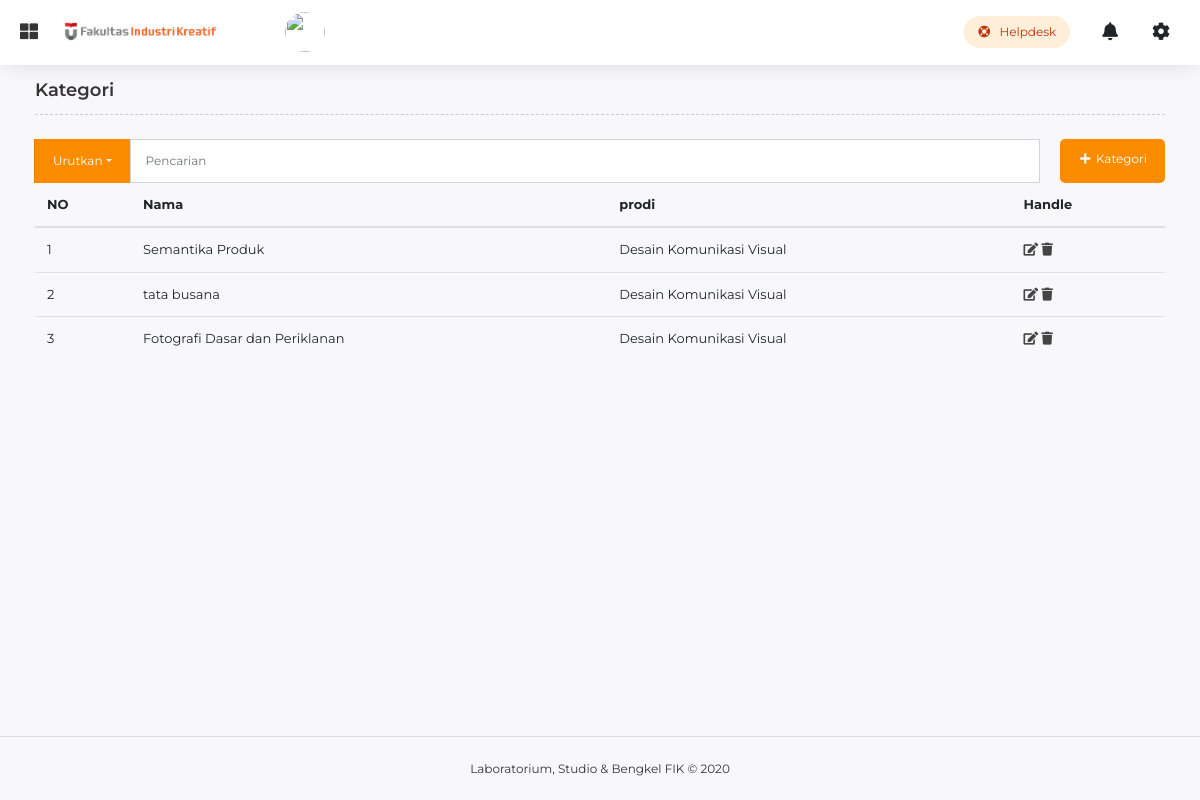
/index.php/sub_kategori, run on an earlier commit of the app's database.
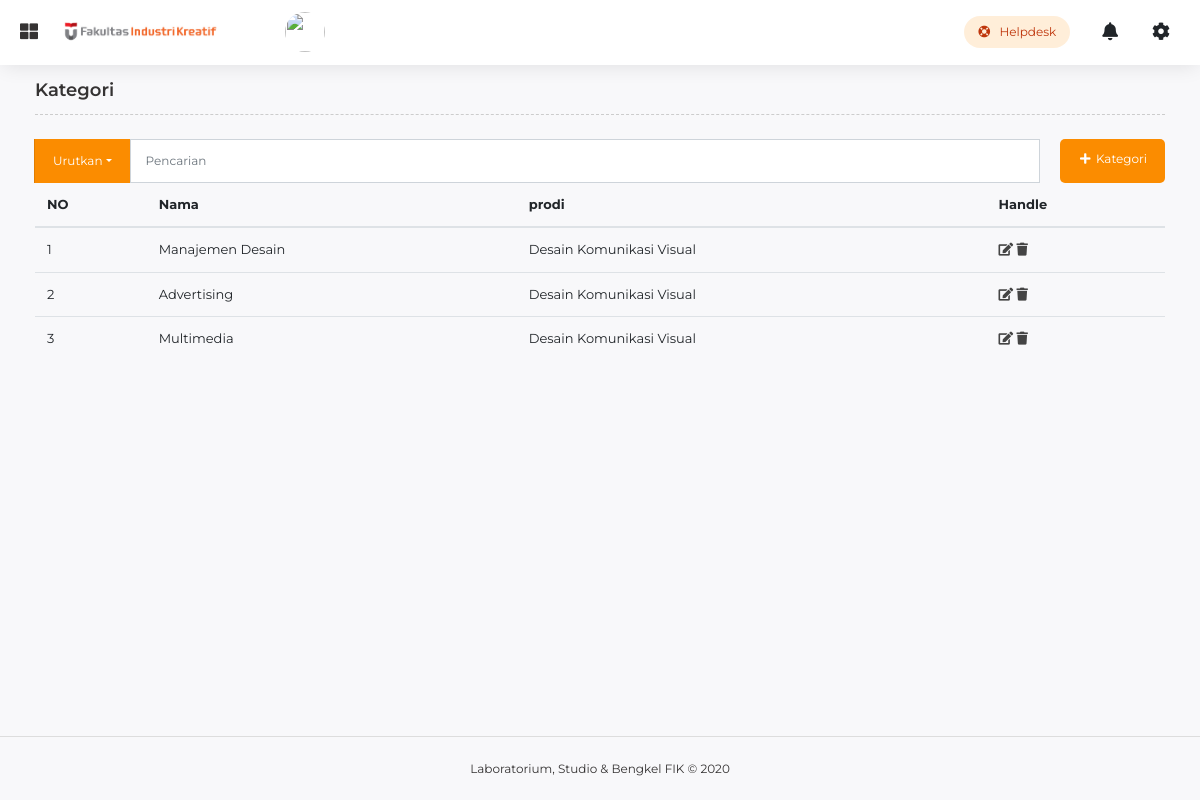
And on a later commit of the database.
### tables this page shows
CREATE TABLE `child_kategori` (
  `id_ck` int(11) NOT NULL,
  `id_kategori` int(11) NOT NULL,
  `nama_child` varchar(128) NOT NULL,
  `post_update` timestamp NOT NULL DEFAULT current_timestamp()
);

CREATE TABLE `kategori` (
  `id_kategori` int(11) NOT NULL,
  `nama_kategori` varchar(255) NOT NULL,
  `slug_kategori` varchar(255) NOT NULL,
  `urutan` int(11) DEFAULT NULL,
  `tanggal_update` timestamp NOT NULL DEFAULT current_timestamp()
);

### application/controllers/Sub_kategori.php (called while the page is built, shortened)
<?php
class Sub_kategori extends CI_Controller
{
    public function __construct()
    {
        $this->load->model('kategori_model');
        $this->load->library('form_validation');
    }
    public function index()
    {
        $kategori = $this->kategori_model->listing();
        $data = array(
            'title'     =>  'Kategori',
            'user'      =>  $this->db->get_where('user', ['username' => $this->session->userdata('username')])->row_array(),
            'kategori'  =>  $kategori
        );
        $this->load->view('templates/dashboard/headerAdmin', $data);
        $this->load->view('templates/dashboard/sidebarAdmin', $data);
        $this->load->view('sub_kategori/L_kategori', $data);
        $this->load->view('templates/dashboard/footer');
    }
}

### index.php (called while the page is built, shortened)
<?php
require_once BASEPATH.'core/CodeIgniter.php';

### application/models/Kategori_model.php (called while the page is built, shortened)
<?php
class Kategori_model extends CI_Model
{
    public function listing()
    {
        $this->db->select('child_kategori.*,
        kategori.nama_kategori');
        $this->db->from('child_kategori');
        $this->db->join('kategori', 'kategori.id_kategori = child_kategori.id_kategori', 'left');
        $this->db->group_by('child_kategori.id_ck');
        $this->db->order_by('id_ck', 'desc');
        $query = $this->db->get();
        return $query->result();
    }
}

### application/views/sub_kategori/L_kategori.php (the view, shortened to what this page needs)
<main class="akun-container">
    <div class="container-fluid">
        <div class="fik-section-title2">
            <h5><?= $title ?></h5>
        </div>
        <div class="input-group">
            <div class="input-group-append">
                <button class="btn btn-primary dropdown-toggle" type="button" data-toggle="dropdown" aria-haspopup="true" aria-expanded="false" style="border-left:1px solid rgba(0,0,0,.1);">Urutkan</button>
            </div>
            <input type="text" class="form-control" aria-label="Text input with dropdown button" placeholder="Pencarian">
            <a class="btn btn-primary" href="<?= base_url('sub_kategori/tambah') ?>" style="margin-left: 20px;"><span class="fas fa-fw fa-plus"></span> Kategori </a>
        </div>
        <div class="table-responsive admin-list">
            <table class="table">
                <thead>
                    <tr>
                        <th scope="col">NO</th>
                        <th scope="col">Nama</th>
                        <th scope="col">prodi</th>
                        <th scope="col">Handle</th>
                    </tr>
                </thead>
                <tbody>
                    <?php $no = 1;
                    foreach ($kategori as $data) { ?>
                        <tr>
                            <td><?= $no ?></td>
                            <td><?= $data->nama_child ?></td>
                            <td><?= $data->nama_kategori ?></td>
                            <td>
                                <a href="<?= base_url('sub_kategori/edit/' . $data->id_ck); ?>"><span class="fa fa-edit"></span></a>
                                <a href="<?= base_url('sub_kategori/delete/' . $data->id_ck); ?>" onclick="return confirm('yakin ingin menghapus data ini?')"><span class="fa fa-trash"></span></a>
                            </td>
                        </tr>
                    <?php $no++;
                    } ?>
                </tbody>
            </table>
        </div>
    </div>
</main>

What changed in the data, as far as the page shows it:
changed child_kategori: nama_child "Semantika Produk" → "Manajemen Desain"
changed child_kategori: nama_child "tata busana" → "Advertising"
changed child_kategori: nama_child "Fotografi Dasar dan Periklanan" → "Multimedia"
